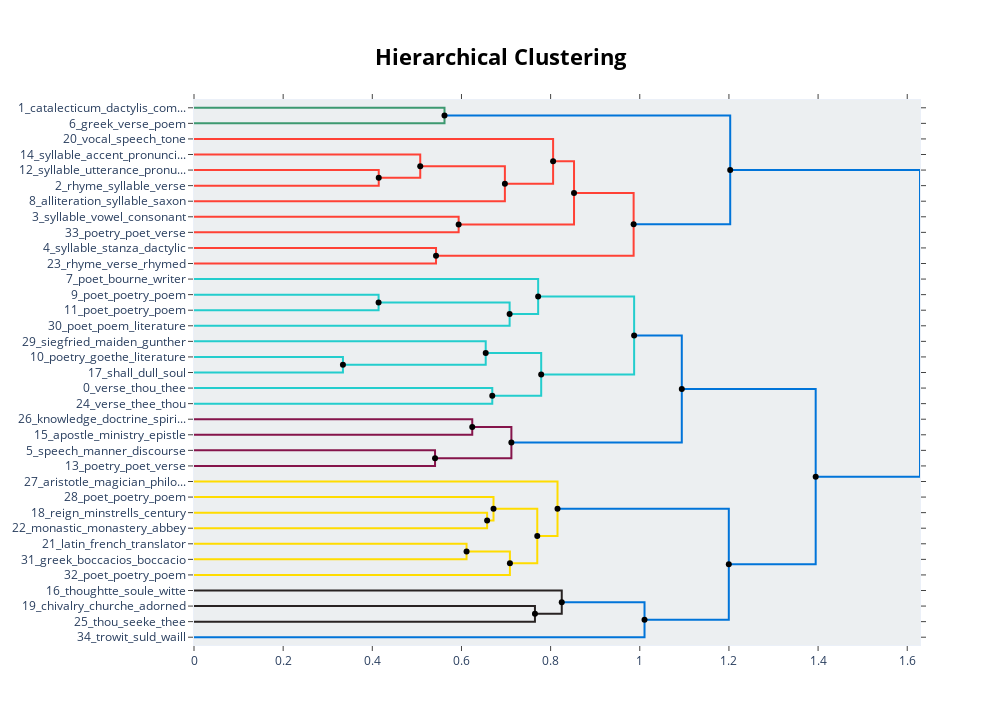

This figure's notebook cell:
### Code cell
tm.visualize_hierarchy()

### Figure 1 — Plotly figure (JSON) as saved in the notebook; plotly's stock layout.template omitted (floating-point values rounded to 4 significant figures)
{"data": [{"hoverinfo": "text", "marker": {"color": "rgb(61,153,112)"}, "mode": "lines", "text": ["catalecticum_dactylis_compositis_plerumque_phoeniss", "", "", "greek_verse_poem_vocis_voce"], "type": "scatter", "x": [0, 0.5619, 0.5619, 0], "xaxis": "x", "y": [-5, -5, -15, -15], "yaxis": "y"}, {"hoverinfo": "text", "marker": {"color": "rgb(255,65,54)"}, "mode": "lines", "text": ["syllable_utterance_pronunciation_accentual_accentuation", "", "", "rhyme_syllable_verse_melody_cadence"], "type": "scatter", "x": [0, 0.4144, 0.4144, 0], "xaxis": "x", "y": [-45, -45, -55, -55], "yaxis": "y"}, {"hoverinfo": "text", "marker": {"color": "rgb(255,65,54)"}, "mode": "lines", "text": ["syllable_accent_pronunciation_vowel_accented", "", "", "syllable_verse_rhyme_melody_composition"], "type": "scatter", "x": [0, 0.5075, 0.5075, 0.4144], "xaxis": "x", "y": [-35, -35, -50, -50], "yaxis": "y"}, {"hoverinfo": "text", "marker": {"color": "rgb(255,65,54)"}, "mode": "lines", "text": ["syllable_rhyme_verse_tone_vowel", "", "", "alliteration_syllable_saxon_alliterative_consonantal"], "type": "scatter", "x": [0.5075, 0.6974, 0.6974, 0], "xaxis": "x", "y": [-42.5, -42.5, -65, -65], "yaxis": "y"}, {"hoverinfo": "text", "marker": {"color": "rgb(255,65,54)"}, "mode": "lines", "text": ["vocal_speech_tone_voice_rhythmic", "", "", "syllable_rhyme_vowel_pronunciation_consonant"], "type": "scatter", "x": [0, 0.8056, 0.8056, 0.6974], "xaxis": "x", "y": [-25, -25, -53.75, -53.75], "yaxis": "y"}, {"hoverinfo": "text", "marker": {"color": "rgb(255,65,54)"}, "mode": "lines", "text": ["syllable_vowel_consonant_pronunciation_diphthong", "", "", "poetry_poet_verse_poem_iliad"], "type": "scatter", "x": [0, 0.5937, 0.5937, 0], "xaxis": "x", "y": [-75, -75, -85, -85], "yaxis": "y"}, {"hoverinfo": "text", "marker": {"color": "rgb(255,65,54)"}, "mode": "lines", "text": ["syllable_rhyme_pronunciation_vowel_consonant", "", "", "syllable_vowel_consonant_pronunciation_diphthong"], "type": "scatter", "x": [0.8056, 0.8525, 0.8525, 0.5937], "xaxis": "x", "y": [-39.38, -39.38, -80, -80], "yaxis": "y"}, {"hoverinfo": "text", "marker": {"color": "rgb(255,65,54)"}, "mode": "lines", "text": ["syllable_stanza_dactylic_pentameter_verse", "", "", "rhyme_verse_rhymed_syllable_semipede"], "type": "scatter", "x": [0, 0.5429, 0.5429, 0], "xaxis": "x", "y": [-95, -95, -105, -105], "yaxis": "y"}, {"hoverinfo": "text", "marker": {"color": "rgb(255,65,54)"}, "mode": "lines", "text": ["syllable_rhyme_vowel_pronunciation_consonant", "", "", "stanza_verse_syllable_line_semipede"], "type": "scatter", "x": [0.8525, 0.9862, 0.9862, 0.5429], "xaxis": "x", "y": [-59.69, -59.69, -100, -100], "yaxis": "y"}, {"hoverinfo": "text", "marker": {"color": "rgb(0,116,217)"}, "mode": "lines", "text": ["voce_catalecticum_acatalecticum_compositis_tragici", "", "", "syllable_rhyme_verse_vowel_speech"], "type": "scatter", "x": [0.5619, 1.203, 1.203, 0.9862], "xaxis": "x", "y": [-10, -10, -79.84, -79.84], "yaxis": "y"}, {"hoverinfo": "text", "marker": {"color": "rgb(35,205,205)"}, "mode": "lines", "text": ["poet_poetry_poem_poetical_verse", "", "", "poet_poetry_poem_poetical_verse"], "type": "scatter", "x": [0, 0.4141, 0.4141, 0], "xaxis": "x", "y": [-125, -125, -135, -135], "yaxis": "y"}, {"hoverinfo": "text", "marker": {"color": "rgb(35,205,205)"}, "mode": "lines", "text": ["poet_poetry_poem_poetical_verse", "", "", "poet_poem_literature_spenser_biographer"], "type": "scatter", "x": [0.4141, 0.708, 0.708, 0], "xaxis": "x", "y": [-130, -130, -145, -145], "yaxis": "y"}, {"hoverinfo": "text", "marker": {"color": "rgb(35,205,205)"}, "mode": "lines", "text": ["poet_bourne_writer_verse_poem", "", "", "poet_poetry_poem_poetical_verse"], "type": "scatter", "x": [0, 0.772, 0.772, 0.708], "xaxis": "x", "y": [-115, -115, -137.5, -137.5], "yaxis": "y"}, {"hoverinfo": "text", "marker": {"color": "rgb(35,205,205)"}, "mode": "lines", "text": ["poetry_goethe_literature_poetic_spiritual", "", "", "shall_dull_soul_thou_johnson"], "type": "scatter", "x": [0, 0.3341, 0.3341, 0], "xaxis": "x", "y": [-165, -165, -175, -175], "yaxis": "y"}, {"hoverinfo": "text", "marker": {"color": "rgb(35,205,205)"}, "mode": "lines", "text": ["siegfried_maiden_gunther_gunthers_rhine", "", "", "poetry_spiritual_soul_existence_literature"], "type": "scatter", "x": [0, 0.6544, 0.6544, 0.3341], "xaxis": "x", "y": [-155, -155, -170, -170], "yaxis": "y"}, {"hoverinfo": "text", "marker": {"color": "rgb(35,205,205)"}, "mode": "lines", "text": ["verse_thou_thee_sacred_prayer", "", "", "verse_thee_thou_song_steed"], "type": "scatter", "x": [0, 0.6691, 0.6691, 0], "xaxis": "x", "y": [-185, -185, -195, -195], "yaxis": "y"}, {"hoverinfo": "text", "marker": {"color": "rgb(35,205,205)"}, "mode": "lines", "text": ["poetry_soul_literature_shall_become", "", "", "verse_thee_thou_prayer_sacred"], "type": "scatter", "x": [0.6544, 0.7788, 0.7788, 0.6691], "xaxis": "x", "y": [-162.5, -162.5, -190, -190], "yaxis": "y"}, {"hoverinfo": "text", "marker": {"color": "rgb(35,205,205)"}, "mode": "lines", "text": ["poet_poetry_poem_poetical_rhyme", "", "", "verse_soul_word_thou_shall"], "type": "scatter", "x": [0.772, 0.9873, 0.9873, 0.7788], "xaxis": "x", "y": [-126.2, -126.2, -176.2, -176.2], "yaxis": "y"}, {"hoverinfo": "text", "marker": {"color": "rgb(133,20,75)"}, "mode": "lines", "text": ["knowledge_doctrine_spiritual_comprehend_wisdom", "", "", "apostle_ministry_epistle_gospel_doctrine"], "type": "scatter", "x": [0, 0.6242, 0.6242, 0], "xaxis": "x", "y": [-205, -205, -215, -215], "yaxis": "y"}, {"hoverinfo": "text", "marker": {"color": "rgb(133,20,75)"}, "mode": "lines", "text": ["speech_manner_discourse_affect_emotion", "", "", "poetry_poet_verse_poetical_hymn"], "type": "scatter", "x": [0, 0.5407, 0.5407, 0], "xaxis": "x", "y": [-225, -225, -235, -235], "yaxis": "y"}, {"hoverinfo": "text", "marker": {"color": "rgb(133,20,75)"}, "mode": "lines", "text": ["doctrine_knowledge_spiritual_scripture_testimony", "", "", "manner_discourse_emotion_affect_poetry"], "type": "scatter", "x": [0.6242, 0.712, 0.712, 0.5407], "xaxis": "x", "y": [-210, -210, -230, -230], "yaxis": "y"}, {"hoverinfo": "text", "marker": {"color": "rgb(0,116,217)"}, "mode": "lines", "text": ["poet_poetry_poem_verse_literature", "", "", "manner_poetry_affect_writing_disposition"], "type": "scatter", "x": [0.9873, 1.094, 1.094, 0.712], "xaxis": "x", "y": [-151.2, -151.2, -220, -220], "yaxis": "y"}, {"hoverinfo": "text", "marker": {"color": "rgb(255,220,0)"}, "mode": "lines", "text": ["reign_minstrells_century_saint_knight", "", "", "monastic_monastery_abbey_friar_bishop"], "type": "scatter", "x": [0, 0.6575, 0.6575, 0], "xaxis": "x", "y": [-265, -265, -275, -275], "yaxis": "y"}, {"hoverinfo": "text", "marker": {"color": "rgb(255,220,0)"}, "mode": "lines", "text": ["poet_poetry_poem_william_manuscript", "", "", "monastery_friar_bishop_convent_abbot"], "type": "scatter", "x": [0, 0.6719, 0.6719, 0.6575], "xaxis": "x", "y": [-255, -255, -270, -270], "yaxis": "y"}, {"hoverinfo": "text", "marker": {"color": "rgb(255,220,0)"}, "mode": "lines", "text": ["latin_french_translator_epistle_translating", "", "", "greek_boccacios_boccacio_italian_latin"], "type": "scatter", "x": [0, 0.6114, 0.6114, 0], "xaxis": "x", "y": [-285, -285, -295, -295], "yaxis": "y"}, {"hoverinfo": "text", "marker": {"color": "rgb(255,220,0)"}, "mode": "lines", "text": ["latin_french_translator_roman_epistle", "", "", "poet_poetry_poem_provence_french"], "type": "scatter", "x": [0.6114, 0.7087, 0.7087, 0], "xaxis": "x", "y": [-290, -290, -305, -305], "yaxis": "y"}, {"hoverinfo": "text", "marker": {"color": "rgb(255,220,0)"}, "mode": "lines", "text": ["bishop_friar_monastery_abbot_whethamstede", "", "", "latin_french_translator_roman_treatise"], "type": "scatter", "x": [0.6719, 0.7701, 0.7701, 0.7087], "xaxis": "x", "y": [-262.5, -262.5, -297.5, -297.5], "yaxis": "y"}, {"hoverinfo": "text", "marker": {"color": "rgb(255,220,0)"}, "mode": "lines", "text": ["aristotle_magician_philosopher_arabian_aristotelic", "", "", "latin_french_bishop_greek_poet"], "type": "scatter", "x": [0, 0.8154, 0.8154, 0.7701], "xaxis": "x", "y": [-245, -245, -280, -280], "yaxis": "y"}, {"hoverinfo": "text", "marker": {"color": "rgb(40,35,35)"}, "mode": "lines", "text": ["chivalry_churche_adorned_wyndowes_aboute", "", "", "thou_seeke_thee_mayster_deeth"], "type": "scatter", "x": [0, 0.7648, 0.7648, 0], "xaxis": "x", "y": [-325, -325, -335, -335], "yaxis": "y"}, {"hoverinfo": "text", "marker": {"color": "rgb(40,35,35)"}, "mode": "lines", "text": ["thoughtte_soule_witte_folke_silve", "", "", "loke_riche_golde_shene_mayster"], "type": "scatter", "x": [0, 0.825, 0.825, 0.7648], "xaxis": "x", "y": [-315, -315, -330, -330], "yaxis": "y"}, {"hoverinfo": "text", "marker": {"color": "rgb(0,116,217)"}, "mode": "lines", "text": ["thoughtte_soule_thou_silve_gode", "", "", "trowit_suld_waill_schyr_haiff"], "type": "scatter", "x": [0.825, 1.011, 1.011, 0], "xaxis": "x", "y": [-322.5, -322.5, -345, -345], "yaxis": "y"}, {"hoverinfo": "text", "marker": {"color": "rgb(0,116,217)"}, "mode": "lines", "text": ["latin_french_bishop_greek_poet", "", "", "thoughtte_thou_loke_witt_wole"], "type": "scatter", "x": [0.8154, 1.2, 1.2, 1.011], "xaxis": "x", "y": [-262.5, -262.5, -333.8, -333.8], "yaxis": "y"}, {"hoverinfo": "text", "marker": {"color": "rgb(0,116,217)"}, "mode": "lines", "text": ["poet_poetry_poem_verse_soul", "", "", "latin_french_greek_friar_manuscript"], "type": "scatter", "x": [1.094, 1.395, 1.395, 1.2], "xaxis": "x", "y": [-185.6, -185.6, -298.1, -298.1], "yaxis": "y"}, {"hoverinfo": "text", "marker": {"color": "rgb(0,116,217)"}, "mode": "lines", "text": ["syllable_vowel_pronunciation_rhyme_consonant", "", "", "poet_poetry_poem_verse_translation"], "type": "scatter", "x": [1.203, 1.629, 1.629, 1.395], "xaxis": "x", "y": [-44.92, -44.92, -241.9, -241.9], "yaxis": "y"}, {"hoverinfo": "text", "hovertext": ["syllable_rhyme_verse_tone_vowel", "syllable_rhyme_pronunciation_vowel_consonant", "syllable_rhyme_vowel_pronunciation_consonant", "voce_catalecticum_acatalecticum_compositis_tragici", "poet_poetry_poem_poetical_verse", "poetry_soul_literature_shall_become", "poet_poetry_poem_poetical_rhyme", "doctrine_knowledge_spiritual_scripture_testimony", "poet_poetry_poem_verse_literature", "latin_french_translator_roman_epistle", "bishop_friar_monastery_abbot_whethamstede", "thoughtte_soule_thou_silve_gode", "latin_french_bishop_greek_poet", "poet_poetry_poem_verse_soul", "syllable_vowel_pronunciation_rhyme_consonant"], "marker": {"color": "black"}, "mode": "markers", "showlegend": false, "type": "scatter", "x": [0.5075, 0.8056, 0.8525, 0.5619, 0.4141, 0.6544, 0.772, 0.6242, 0.9873, 0.6114, 0.6719, 0.825, 0.8154, 1.094, 1.203], "y": [-42.5, -39.38, -59.69, -10, -130, -162.5, -126.2, -210, -151.2, -290, -262.5, -322.5, -262.5, -185.6, -44.92]}, {"hoverinfo": "text", "hovertext": ["syllable_verse_rhyme_melody_composition", "syllable_rhyme_vowel_pronunciation_consonant", "syllable_vowel_consonant_pronunciation_diphthong", "stanza_verse_syllable_line_semipede", "syllable_rhyme_verse_vowel_speech", "poet_poetry_poem_poetical_verse", "poetry_spiritual_soul_existence_literature", "verse_thee_thou_prayer_sacred", "verse_soul_word_thou_shall", "manner_discourse_emotion_affect_poetry", "manner_poetry_affect_writing_disposition", "monastery_friar_bishop_convent_abbot", "latin_french_translator_roman_treatise", "latin_french_bishop_greek_poet", "loke_riche_golde_shene_mayster", "thoughtte_thou_loke_witt_wole", "latin_french_greek_friar_manuscript", "poet_poetry_poem_verse_translation"], "marker": {"color": "black"}, "mode": "markers", "showlegend": false, "type": "scatter", "x": [0.4144, 0.6974, 0.5937, 0.5429, 0.9862, 0.708, 0.3341, 0.6691, 0.7788, 0.5407, 0.712, 0.6575, 0.7087, 0.7701, 0.7648, 1.011, 1.2, 1.395], "y": [-50, -53.75, -80, -100, -79.84, -137.5, -170, -190, -176.2, -230, -220, -270, -297.5, -280, -330, -333.8, -298.1, -241.9]}], "layout": {"autosize": false, "height": 725, "hoverlabel": {"bgcolor": "white", "font": {"family": "Rockwell", "size": 16}}, "hovermode": "closest", "plot_bgcolor": "#ECEFF1", "showlegend": false, "title": {"font": {"color": "Black", "size": 22}, "text": "<b>Hierarchical Clustering</b>", "x": 0.5, "xanchor": "center", "yanchor": "top"}, "width": 1000, "xaxis": {"mirror": "allticks", "rangemode": "tozero", "showgrid": false, "showline": true, "showticklabels": true, "ticks": "outside", "type": "linear", "zeroline": false}, "yaxis": {"mirror": "allticks", "range": [-350, 0], "rangemode": "tozero", "showgrid": false, "showline": true, "showticklabels": true, "tickmode": "array", "ticks": "outside", "ticktext": ["1_catalecticum_dactylis_com...", "6_greek_verse_poem", "20_vocal_speech_tone", "14_syllable_accent_pronunci...", "12_syllable_utterance_pronu...", "2_rhyme_syllable_verse", "8_alliteration_syllable_saxon", "3_syllable_vowel_consonant", "33_poetry_poet_verse", "4_syllable_stanza_dactylic", "23_rhyme_verse_rhymed", "7_poet_bourne_writer", "9_poet_poetry_poem", "11_poet_poetry_poem", "30_poet_poem_literature", "29_siegfried_maiden_gunther", "10_poetry_goethe_literature", "17_shall_dull_soul", "0_verse_thou_thee", "24_verse_thee_thou", "26_knowledge_doctrine_spiri...", "15_apostle_ministry_epistle", "5_speech_manner_discourse", "13_poetry_poet_verse", "27_aristotle_magician_philo...", "28_poet_poetry_poem", "18_reign_minstrells_century", "22_monastic_monastery_abbey", "21_latin_french_translator", "31_greek_boccacios_boccacio", "32_poet_poetry_poem", "16_thoughtte_soule_witte", "19_chivalry_churche_adorned", "25_thou_seeke_thee", "34_trowit_suld_waill"], "tickvals": [-5, -15, -25, -35, -45, -55, -65, -75, -85, -95, -105, -115, -125, -135, -145, -155, -165, -175, -185, -195, -205, -215, -225, -235, -245, -255, -265, -275, -285, -295, -305, -315, -325, -335, -345], "type": "linear", "zeroline": false}}}
